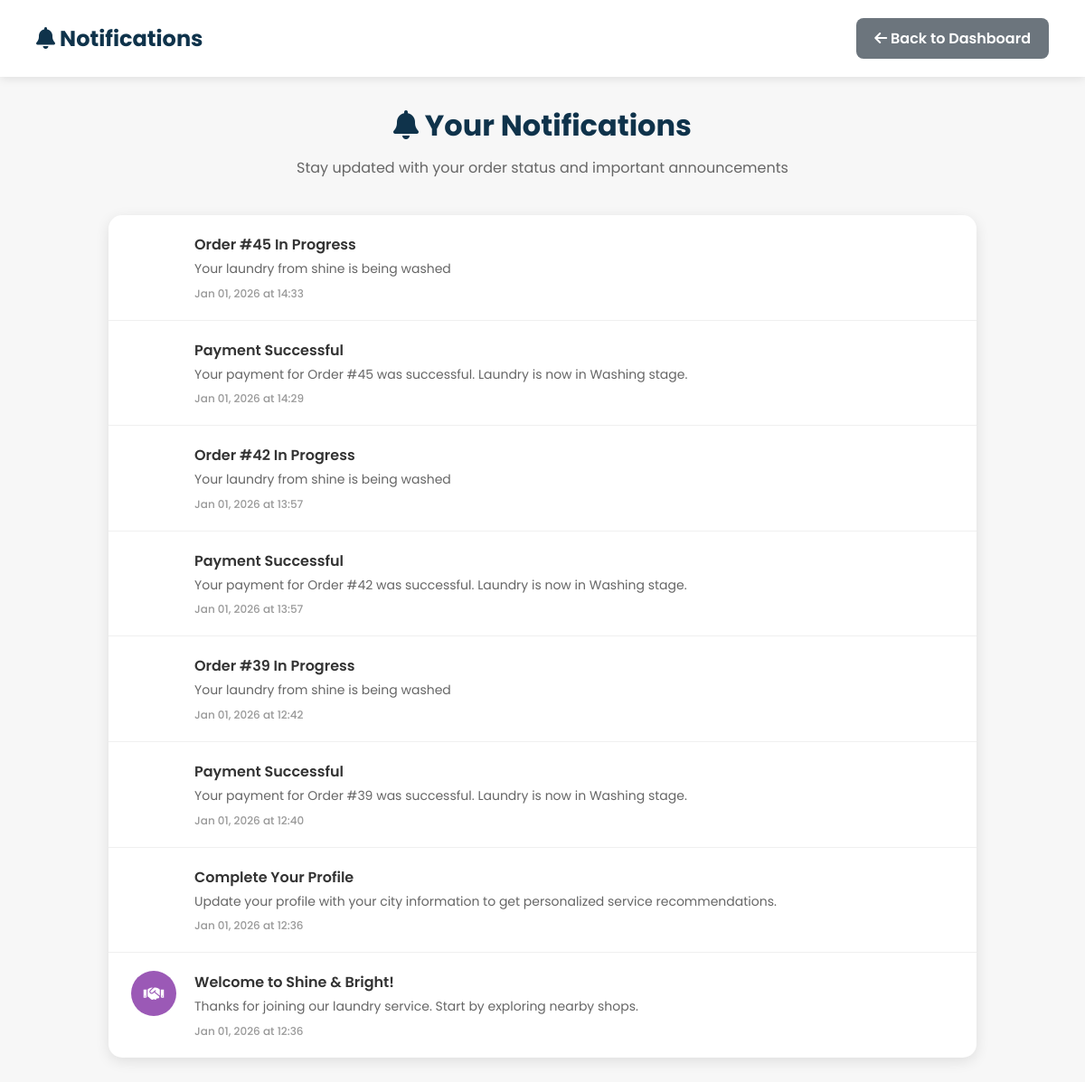
The app's page /notifications/ (signed in) with its own data.
### shop/models.py (models this page shows, shortened)
class Notification(models.Model):
    user = models.ForeignKey(User, on_delete=models.CASCADE)
    title = models.CharField(max_length=200)
    message = models.TextField()
    notification_type = models.CharField(max_length=50)
    icon = models.CharField(max_length=50, default='fas fa-bell')
    color = models.CharField(max_length=20, default='#3498db')
    is_read = models.BooleanField(default=False)
    created_at = models.DateTimeField(default=timezone.now)

### shop/views.py (the view)
# urls.py: path("notifications/", views.notifications_view, name="notifications"),
@login_required
def notifications_view(request):
    create_order_notifications(request.user)
    create_welcome_notifications(request.user)
    Notification.objects.filter(user=request.user, is_read=False).update(is_read=True)
    notifications = Notification.objects.filter(user=request.user).order_by('-created_at')
    notifications = [
        {
            'type': notification.notification_type,
            'title': notification.title,
            'message': notification.message,
            'time': notification.created_at,
            'icon': notification.icon,
            'color': notification.color,
            'is_read': notification.is_read
        }
        for notification in notifications
    ]
    return render(request, 'notifications.html', {
        'notifications': notifications
    })

### shop/views.py (called while the page is built)
def create_welcome_notifications(user):
    if not Notification.objects.filter(user=user, notification_type='welcome').exists():
        Notification.objects.create(
            user=user,
            title='Welcome to Shine & Bright!',
            message='Thanks for joining our laundry service. Start by exploring nearby shops.',
            notification_type='welcome',
            icon='fas fa-handshake',
            color='#9b59b6'
        )
    if not Notification.objects.filter(user=user, notification_type='profile_reminder').exists():
        Notification.objects.create(
            user=user,
            title='Complete Your Profile',
            message='Update your profile with your city information to get personalized service recommendations.',
            notification_type='profile_reminder',
            icon='fas fa-user-edit',
            color='#3498db'
        )

### shop/templates/notifications.html (shortened to what this page needs)
{% load static %}
<!DOCTYPE html>
<html lang="en">
<head>
    <link rel="stylesheet" href="https://cdnjs.cloudflare.com/ajax/libs/font-awesome/6.0.0-beta3/css/all.min.css">
</head>
<body>
    <div class="header">
        <h1><i class="fas fa-bell"></i> Notifications</h1>
        <div>
            <a href="{% url 'dashboard' %}" class="btn btn-secondary">
                <i class="fas fa-arrow-left"></i> Back to Dashboard
            </a>
        </div>
    </div>
    <div class="container">
        <div class="page-title">
            <h1><i class="fas fa-bell"></i> Your Notifications</h1>
            <p>Stay updated with your order status and important announcements</p>
        </div>
        <div class="notifications-container">
            {% if notifications %}
                {% for notification in notifications %}
                    <div class="notification-item notification-{{ notification.type }}">
                        <div class="notification-icon">
                            <i class="{{ notification.icon }}"></i>
                        </div>
                        <div class="notification-content">
                            <div class="notification-title">{{ notification.title }}</div>
                            <div class="notification-message">{{ notification.message }}</div>
                            <div class="notification-time">
                                {{ notification.time|date:"M d, Y" }} at {{ notification.time|date:"H:i" }}
                            </div>
                        </div>
                    </div>
                {% endfor %}
            {% endif %}
        </div>
    </div>
</body>
</html>

### shop/templates/notifications.html (style rules this page uses)
* { margin: 0; padding: 0; font-family: "Poppins", sans-serif; box-sizing: border-box; }
body { background: #f7f7f7; min-height: 100vh; }
:root { --primary-color: #0f334bff; --secondary-color: #6c757d; }
.header { background: white; padding: 20px 40px; box-shadow: 0 2px 10px rgba(0,0,0,0.1); display: flex; justify-content: space-between; align-items: center; }
.header h1 { color: var(--primary-color); font-size: 24px; }
.btn { padding: 10px 20px; border-radius: 8px; text-decoration: none; font-weight: 600; transition: all 0.3s; border: none; cursor: pointer; display: inline-block; }
.btn-secondary { background: var(--secondary-color); color: white; }
.container { max-width: 1000px; margin: 0 auto; padding: 30px 20px; }
.page-title { text-align: center; margin-bottom: 40px; color: var(--primary-color); }
.page-title h1 { font-size: 32px; margin-bottom: 10px; }
.page-title p { color: #666; font-size: 16px; }
.notifications-container { background: white; border-radius: 15px; box-shadow: 0 4px 15px rgba(0,0,0,0.1); overflow: hidden; }
.notification-item { display: flex; align-items: flex-start; padding: 20px 25px; border-bottom: 1px solid #f0f0f0; transition: background 0.2s; }
.notification-item:last-child { border-bottom: none; }
.notification-icon { width: 50px; height: 50px; border-radius: 50%; display: flex; align-items: center; justify-content: center; color: white; font-size: 18px; margin-right: 20px; flex-shrink: 0; }
.notification-content { flex: 1; }
.notification-title { font-size: 16px; font-weight: 600; color: #333; margin-bottom: 5px; }
.notification-message { color: #666; font-size: 14px; line-height: 1.4; margin-bottom: 8px; }
.notification-time { color: #999; font-size: 12px; font-weight: 500; }
.notification-welcome .notification-icon { background: #9b59b6; }

### records on screen
Notification: title "Order #45 In Progress", message "Your laundry from shine is being washed", time "Jan 01, 2026", time "14:33"
Notification: title "Payment Successful", message "Your payment for Order #45 was successful. Laundry is now in Washing stage.", time "Jan 01, 2026", time "14:29"
Notification: title "Order #42 In Progress", message "Your laundry from shine is being washed", time "Jan 01, 2026", time "13:57"
Notification: title "Payment Successful", message "Your payment for Order #42 was successful. Laundry is now in Washing stage.", time "Jan 01, 2026", time "13:57"
Notification: title "Order #39 In Progress", message "Your laundry from shine is being washed", time "Jan 01, 2026", time "12:42"
Notification: title "Payment Successful", message "Your payment for Order #39 was successful. Laundry is now in Washing stage.", time "Jan 01, 2026", time "12:40"
Notification: title "Complete Your Profile", message "Update your profile with your city information to get personalized service recommendations.", time "Jan 01, 2026", time "12:36"
Notification: title "Welcome to Shine & Bright!", message "Thanks for joining our laundry service. Start by exploring nearby shops.", time "Jan 01, 2026", time "12:36"
